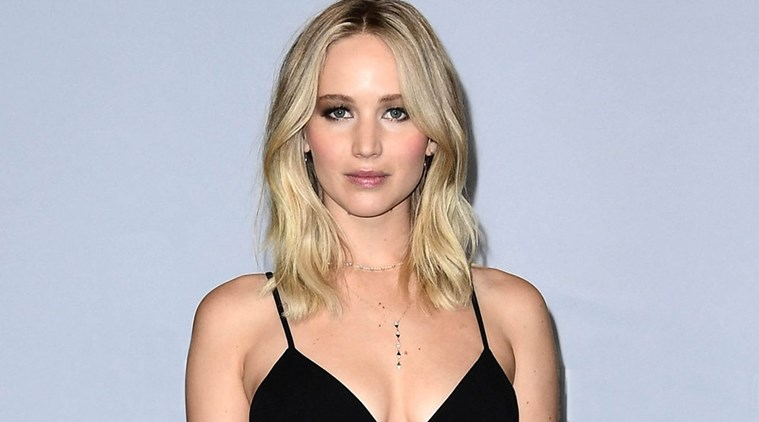
#> input picture db/jenny.jpg, 759 x 422 px
$ python median.py
#> lines starting #> are read from the running program, lines starting #| are printed output that depends on the picture
# -*- coding: utf-8 -*-
"""
Created on Fri Nov 15 12:47:33 2019

@author: Valdir
"""
import cv2
import matplotlib.pyplot as plt
import numpy as np

def addSaltnPepper(data, saltiness, spiceness):
    height,width = data.shape[:2]
    noise = np.zeros((height,width), data.dtype)
    cv2.randu(noise,0,255)
    salt = noise > saltiness
    pepper = noise < spiceness

    img2 = data.copy()
    img2[salt] = 255
    img2[pepper] = 0
    return img2

def getNeighborhood(data, x,y, N):
    height,width = data.shape[:2]
    x_min = x - N//2
    x_min = 0 if x_min < 0 else x_min

    x_max = x + N//2
    x_max = height-1 if x_max +1 == height else x_max

    y_min = y - N//2
    y_min = 0 if y_min < 0 else y_min

    y_max = y + N//2
    y_max = width-1 if y_max +1 == width else y_max

    return data[x_min:x_max+1, y_min:y_max+1]

def medianFilter(img, N):
    height,width = img.shape[:2]
    new = np.ones((height,width), dtype='uint8')
    for i in range(height):
        for j in range(width):
            new[i][j] = np.median(getNeighborhood(img, i, j, N))
    return new


imgfile = '../db/jenny.jpg'
img= cv2.imread(imgfile, 0)
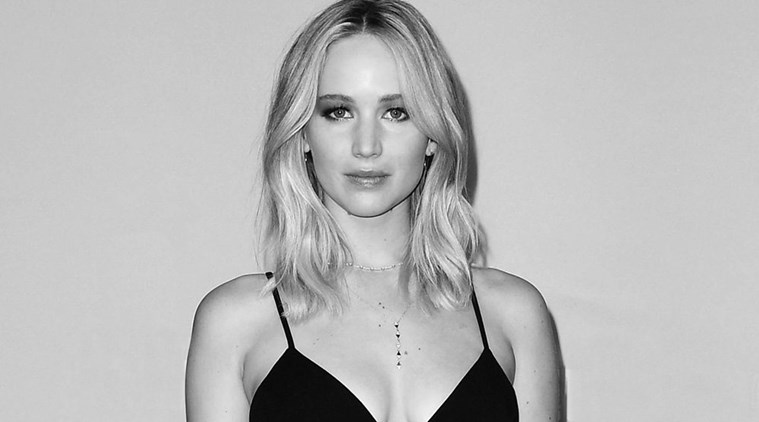
#> img: shape (422, 759); min 0, max 255, mean 186
noisy = addSaltnPepper(img, 240,15)
#> in addSaltnPepper, `cv2.randu(noise,0,255)`:
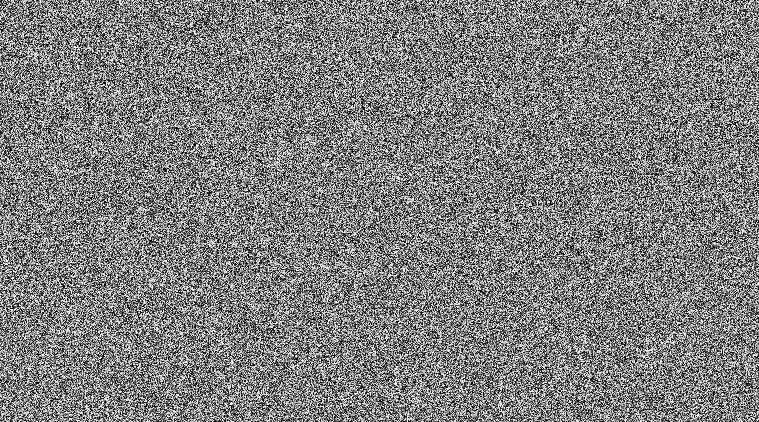
#> noise: shape (422, 759); min 0, max 254, mean 127
#> in addSaltnPepper, `img2[pepper] = 0`:
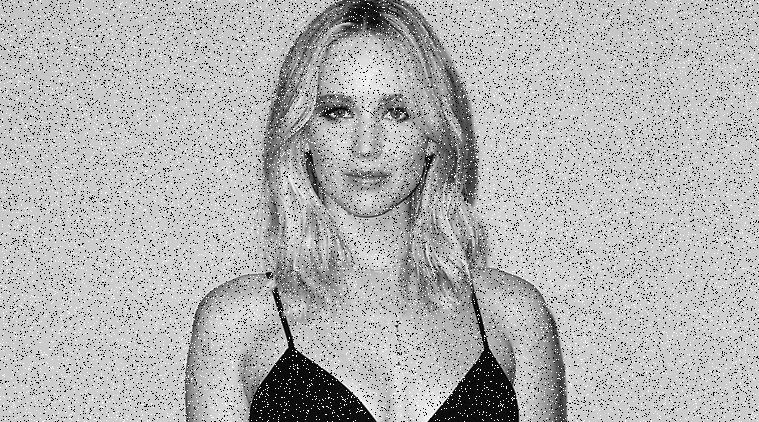
#> img2: shape (422, 759); min 0, max 255, mean 178.8

N = 5# Neighborhood size NXN
filtered = medianFilter(noisy, N)
#> the loop in medianFilter, `for i in range(height):` made 422 passes
plt.figure()
plt.subplot(121), plt.imshow(noisy, cmap='gray')
plt.subplot(122), plt.imshow(filtered, cmap='gray')
plt.show()
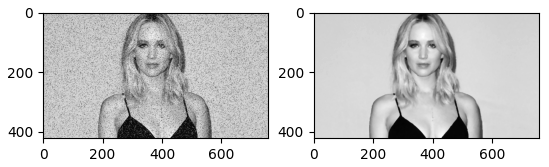
#> figure drawn by matplotlib, 2 panels
